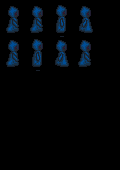

Tiled map render using the project's own tile images. Description and the whole map definition, tile-layer contents included, below:
An orthogonal 5x5 tile map with 24x34 px tiles, 1 tile layer (Tile Layer 1), 3 tilesets.

<map version="1.0" orientation="orthogonal" renderorder="right-down" width="5" height="5" tilewidth="24" tileheight="34" nextobjectid="1">
 <tileset firstgid="1" name="Cultist-01" tilewidth="24" tileheight="34" tilecount="18" columns="6">
  <tileoffset x="2" y="3" />
  <image source="Cultist-01.png" trans="007575" width="153" height="128" />
 </tileset>
 <tileset firstgid="19" name="Cultist-01" tilewidth="50" tileheight="50" tilecount="6" columns="3">
  <image source="Cultist-01.png" trans="007575" width="153" height="128" />
 </tileset>
 <tileset firstgid="25" name="Cultist-01" tilewidth="24" tileheight="34" tilecount="18" columns="6">
  <image source="Cultist-01.png" width="153" height="128" />
 </tileset>
 <layer name="Tile Layer 1" width="5" height="5">
  <data encoding="csv">
7,7,8,9,0,
7,8,9,7,0,
0,0,0,0,0,
0,0,0,0,0,
0,0,0,0,0
</data>
 </layer>
</map>
